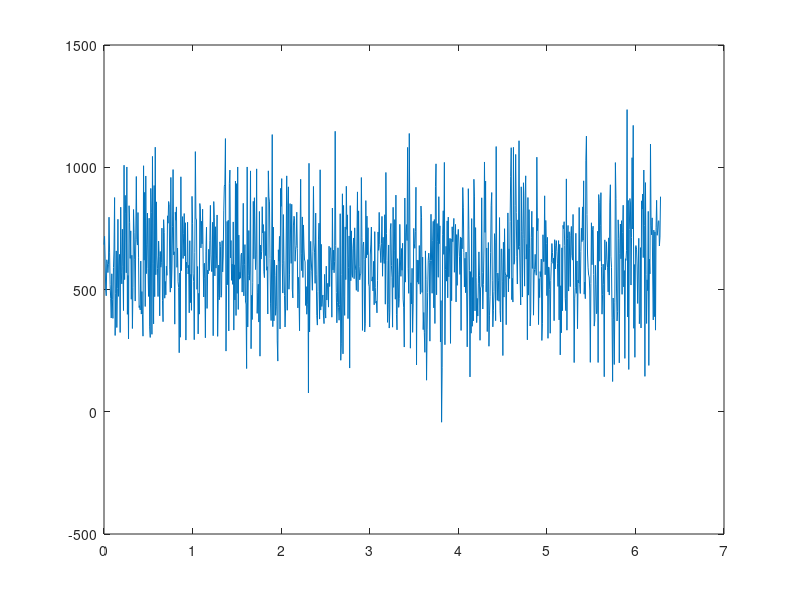
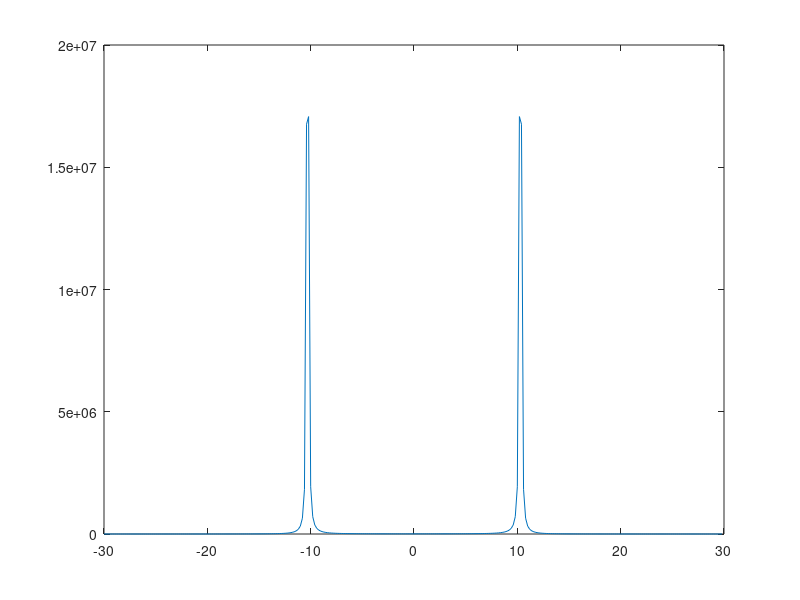
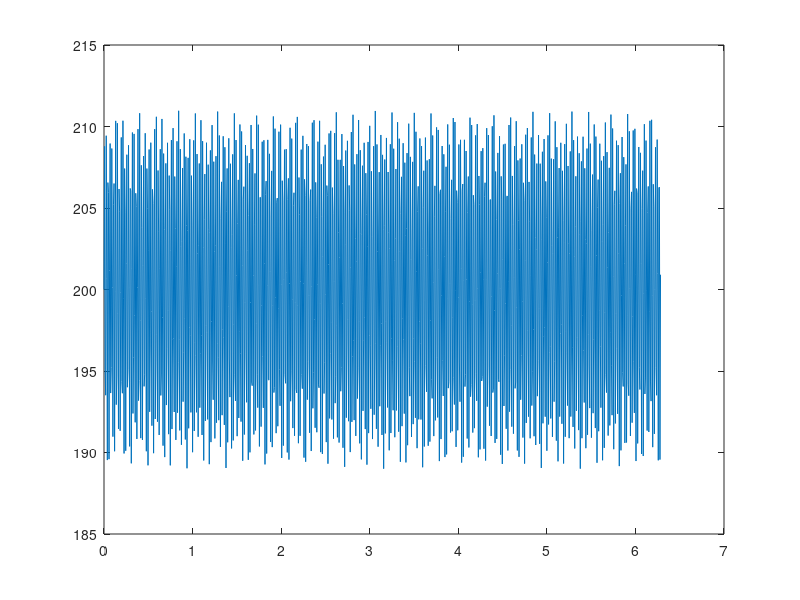

These figures' MATLAB source, in order:
clc;
clear all;
close all;
derad=pi/180;
radeg=180/pi;
twpi=2*pi;
kelm=4;
dd=0.1;
d=0:dd:(kelm-1)*dd;
iwave=2;
theta=[10.3 -10.3];
snr=3;
n=1000;
A=exp(-j*twpi*d.'*sin(theta*derad));
%A=exp(-j*twpi*d.'*0);
sinwavel =linspace(0,2*pi,n);
%sinwave=10*sin(30000*sinwavel)+1*sin(30000*sinwavel)+14*cos(30000*sinwavel);
sinwave=200+sin(200*pi*sinwavel)+10*sin(300*sinwavel);

figure(4)
plot(sinwavel,sinwave);

%S=randn(iwave,n);
%S=[sinwave; sinwave; sinwave;];
S=[sinwave;sinwave];
% SA=A*S;
S=awgn(S,snr,'measured')+105;
X=A*S;
% XT=X';
X1=X;
% X1=awgn(X,snr,'measured');

figure(1)
plot(sinwavel,X1(1,:));
Rxx=X1*X1'/n;
InvS=inv(Rxx);
[EV,D]=eig(Rxx);

ee=eig(Rxx);

EVA=diag(D');
[EVA,I]=sort(EVA); %排序 升序
EVA=fliplr(EVA);
EV=fliplr(EV(:,I));

iang=1:300
angle(iang)=-30.2+0.2*iang;
for iiang=iang%=1:301
%    angle(iang)=(iang-181)/2;
   
   phim=derad*angle(iiang);
   a=exp(-j*twpi*d*sin(phim)).';
   L=iwave;
   En=EV(:,L+1:kelm);
%    SP(iiang)=(a'*a)/(a'*En*En'*a);

   SP(iiang)=1/(a'*En*En'*a);
   
end

figure(2)
SP=abs(SP);
% SPmax=max(SP);
% SP=10*log10(SP/SPmax);
plot(angle,SP);

% h=plot(angle,SP);
% set(h,'Linewidth',2)
% xlabel('angle(degree)')
% ylabel('magnitude(dB)')
% axis([-90 90 -60 60])
% set(gca,'XTick',[-90:30:90])
% grid on